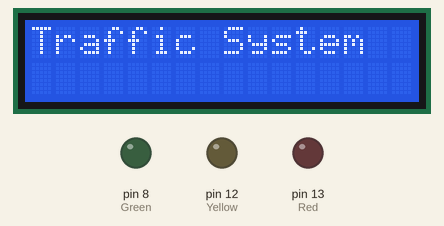
This sketch was run on a simulated Arduino Uno, built with avr-gcc and run on an emulated ATmega328P. Shown: 16×2 character LCD, output pins drawn as LEDs (lit = HIGH).

Above: at 0.1 s.
At 2.1 s:
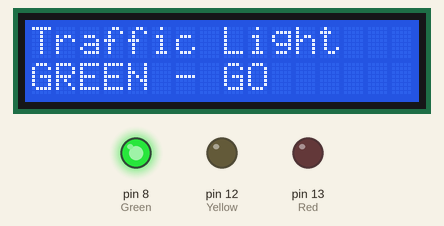
At 2.6 s:
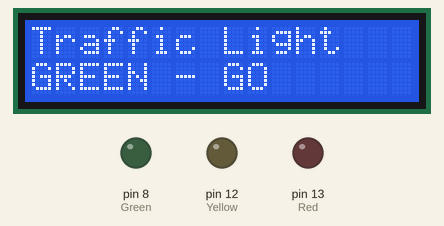
At 3.1 s:
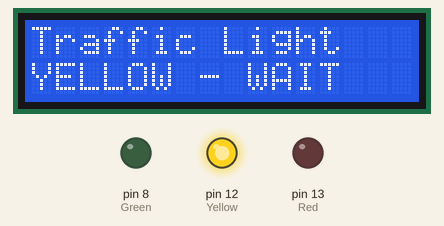
At 3.6 s:
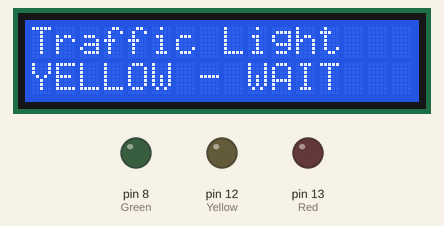
At 4.6 s:
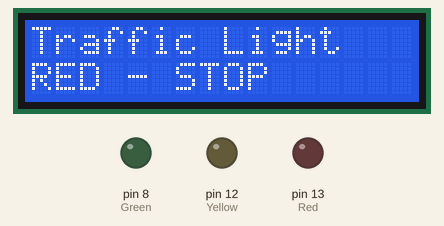
Timing chart, 0 to 40.0 s (numbered marks = the images above):
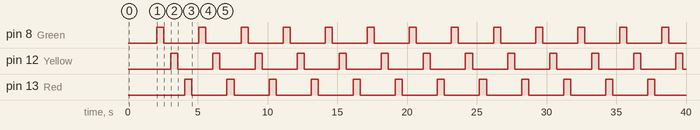

The sketch:

part-5.hex.ino
```cpp
#include <LiquidCrystal.h>

LiquidCrystal lcd(7, 6, 5, 4, 3, 2);   // Adjust pins if needed

void setup() {
  pinMode(13, OUTPUT);  // Red
  pinMode(12, OUTPUT);  // Yellow
  pinMode(8, OUTPUT);   // Green

  lcd.begin(16, 2);
  lcd.print("Traffic System");
  delay(2000);
  lcd.clear();
}

void loop() {

  // GREEN LIGHT
  digitalWrite(8, HIGH);
  lcd.clear();
  lcd.setCursor(0, 0);
  lcd.print("Traffic Light");
  lcd.setCursor(0, 1);
  lcd.print("GREEN - GO");
  delay(500);
  digitalWrite(8, LOW);
  delay(500);

  // YELLOW LIGHT
  digitalWrite(12, HIGH);
  lcd.clear();
  lcd.setCursor(0, 0);
  lcd.print("Traffic Light");
  lcd.setCursor(0, 1);
  lcd.print("YELLOW - WAIT");
  delay(500);
  digitalWrite(12, LOW);
  delay(500);

  // RED LIGHT
  digitalWrite(13, HIGH);
  lcd.clear();
  lcd.setCursor(0, 0);
  lcd.print("Traffic Light");
  lcd.setCursor(0, 1);
  lcd.print("RED - STOP");
  delay(500);
  digitalWrite(13, LOW);
  delay(500);
}
```

Measured:
- by itself, pin 8 (Green), pin 12 (Yellow), pin 13 (Red): alternates HIGH for 0.51 s and LOW for 2.5 s
- by itself, everything shown: repeats every 3.0 s, in 6 steps
- what the display in image 1 shows lasts 1.0 s, from 2.1 s to 3.1 s
